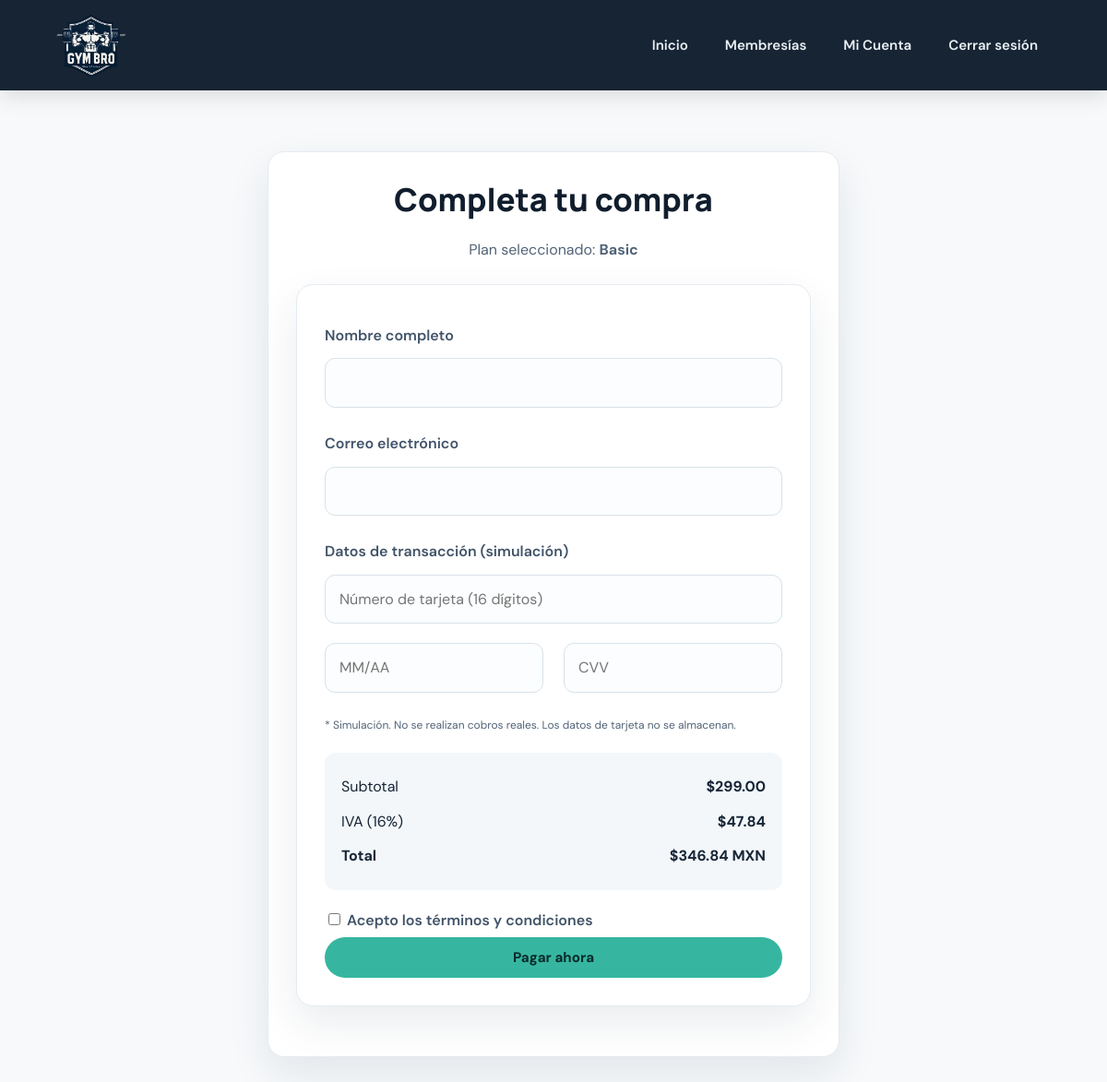
Screenshot of /loged/checkout.php?plan_id=1 (signed in) with the database file from the repository.
### tables this page shows
CREATE TABLE `planes` (
  `id` int(10) UNSIGNED NOT NULL,
  `name_plan` varchar(32) NOT NULL,
  `nombre_plan` varchar(100) NOT NULL,
  `descripcion` text DEFAULT NULL,
  `precio` decimal(10,2) NOT NULL DEFAULT 0.00,
  `duracion_dias` int(10) UNSIGNED NOT NULL DEFAULT 30,
  `activo` tinyint(1) NOT NULL DEFAULT 1
);

### loged/checkout.php (the view, shortened to what this page needs)
<?php
require_once __DIR__ . '/../conexion.php';
$plan_id = filter_input(INPUT_GET, 'plan_id', FILTER_VALIDATE_INT);
$stmt = $conn->prepare('SELECT id, nombre_plan, precio, duracion_dias FROM planes WHERE id = ? AND activo = 1');
$stmt->bind_param('i', $plan_id); $stmt->execute(); $plan = $stmt->get_result()->fetch_assoc();
$precio = (float)$plan['precio']; $iva = round($precio * .16, 2); $total = $precio + $iva;
?>
<!DOCTYPE html>
<html lang="es">
    <head>
        <link rel="stylesheet" href="style.css">
    </head>
    <body>
<header><div class="logo"><img src="/gymbro/Imagenes/LogoGymBro.png" alt="GYM-BRO"></div><nav class="nav-links"><a href="index.php">Inicio</a><a href="membresias.php">Membresías</a><a href="cuenta.php">Mi Cuenta</a><a href="logout.php">Cerrar sesión</a></nav></header>
<main><div class="checkout-card"><h2 class="text-center">Completa tu compra</h2><p class="text-center">Plan seleccionado: <strong><?= htmlspecialchars($plan['nombre_plan']) ?></strong></p>
<form class="form" action="pagos.php" method="POST" id="checkout-form">
<label>Nombre completo</label><input class="input" type="text" name="nombre" maxlength="100" required>
<label>Correo electrónico</label><input class="input" type="email" name="email" maxlength="254" required>
<label>Datos de transacción (simulación)</label>
<input class="input" type="text" name="tarjeta" inputmode="numeric" maxlength="19" placeholder="Número de tarjeta (16 dígitos)" required>
<div class="row"><div style="flex:1"><input class="input" type="text" name="vencimiento" maxlength="5" placeholder="MM/AA" required></div><div style="flex:1"><input class="input" type="password" name="cvv" inputmode="numeric" maxlength="3" placeholder="CVV" required></div></div>
<p style="font-size:12px">* Simulación. No se realizan cobros reales. Los datos de tarjeta no se almacenan.</p>
<div class="payment-summary"><div><span>Subtotal</span><strong>$<?= number_format($precio,2) ?></strong></div><div><span>IVA (16%)</span><strong>$<?= number_format($iva,2) ?></strong></div><div><strong>Total</strong><strong>$<?= number_format($total,2) ?> MXN</strong></div></div>
<label><input type="checkbox" required> Acepto los términos y condiciones</label><button class="btn btn--block" type="submit">Pagar ahora</button></form></div></main>
</body>
</html>

### loged/style.css (style rules this page uses)
:root { --navy:#101d2d;--navy2:#172b40;--teal:#36b6a0;--ink:#172536;--line:#e4ebf0;--soft:#f3f7fa;--shadow:0 18px 45px rgba(18,42,63,.09);--radius:18px }
* { box-sizing:border-box }
html { scroll-behavior:smooth }
body { margin:0;background:#f7f9fb;color:var(--ink);font-family:'DM Sans',Arial,sans-serif;line-height:1.6 }
a { color:inherit }
header { position:sticky;top:0;z-index:20;display:flex;align-items:center;justify-content:space-between;gap:24px;padding:10px clamp(20px,5vw,76px);background:rgba(16,29,45,.97);backdrop-filter:blur(14px);box-shadow:0 5px 24px #0002 }
.logo img { display:block;width:78px;height:78px;object-fit:contain }
.nav-links { display:flex;align-items:center;justify-content:flex-end;gap:10px;flex-wrap:wrap }
.nav-links a { color:#eaf1f6;text-decoration:none;font-weight:600;font-size:.94rem;padding:11px 15px;border-radius:999px;transition:.2s }
main { width:min(1180px,92%);margin:0 auto;padding:42px 0 70px }
h1,h2,h3 { font-family:'Manrope',Arial,sans-serif;color:var(--navy);line-height:1.2 }
h2 { font-size:clamp(1.5rem,3vw,2.15rem);font-weight:800;margin:0 0 22px }
p { color:#526477 }
.center,.text-center { text-align:center }
.row { display:flex;gap:22px;align-items:stretch;justify-content:center;flex-wrap:wrap }
.btn,button.btn { display:inline-flex;align-items:center;justify-content:center;gap:8px;padding:12px 22px;border:0;border-radius:999px;background:var(--teal);color:#082b2b;text-decoration:none;font:700 .95rem 'DM Sans',sans-serif;cursor:pointer;transition:.2s }
.btn--block { width:100% }
.form,.login-card,.checkout-card { width:min(100%,620px);margin:24px auto;padding:30px;background:#fff;border:1px solid var(--line);border-radius:var(--radius);box-shadow:var(--shadow) }
.login-card h1,.checkout-card h2 { margin-top:0 }
.input,.textarea,input[type=text],input[type=email],input[type=password],input[type=month],select,textarea { width:100%;padding:13px 15px;margin:7px 0 14px;border:1px solid #d8e2e9;border-radius:11px;background:#fbfdfe;color:var(--ink);font:inherit;outline:none;transition:border .2s,box-shadow .2s }
label { display:block;color:#405368;font-weight:600;margin:12px 0 5px }
.payment-summary { padding:18px;margin:20px 0;background:var(--soft);border-radius:12px }
.payment-summary>div { display:flex;justify-content:space-between;padding:6px 0 }

### rows the page displays
planes: nombre_plan "Basic", precio "299.00", precio "47.84", precio "346.84"
